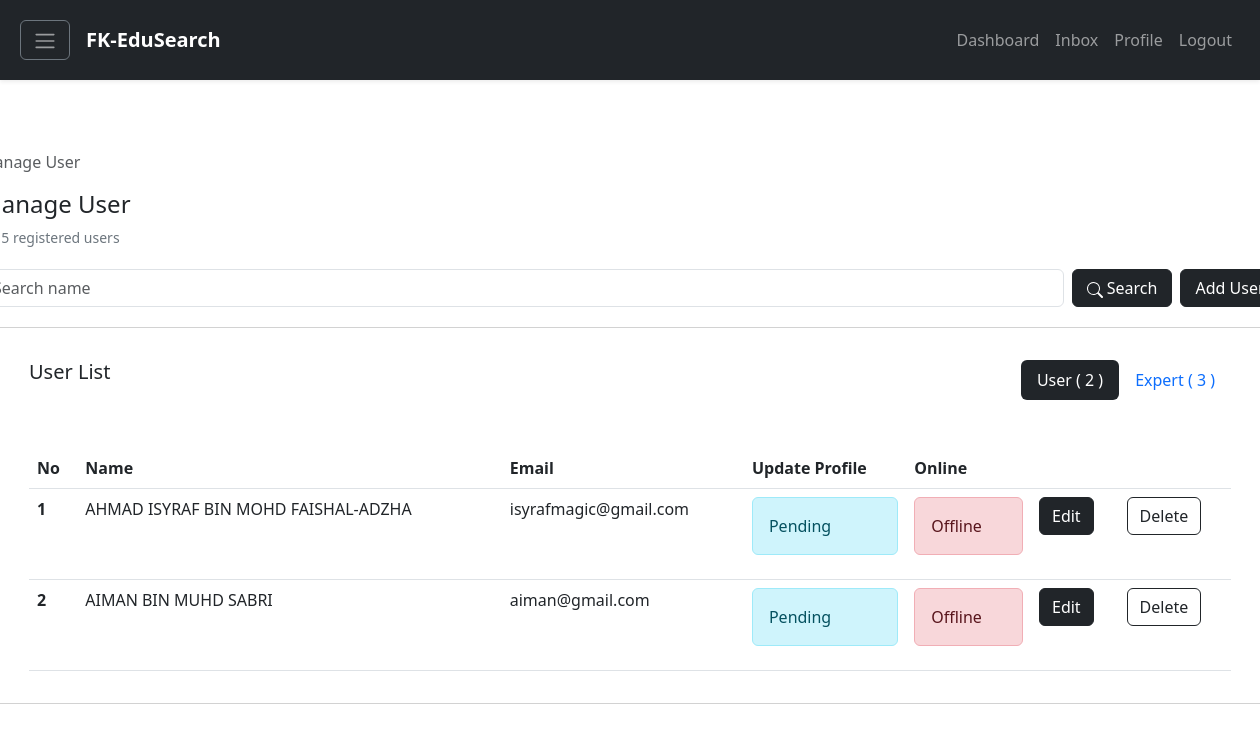
/users.php, run on an earlier commit of the app's database.
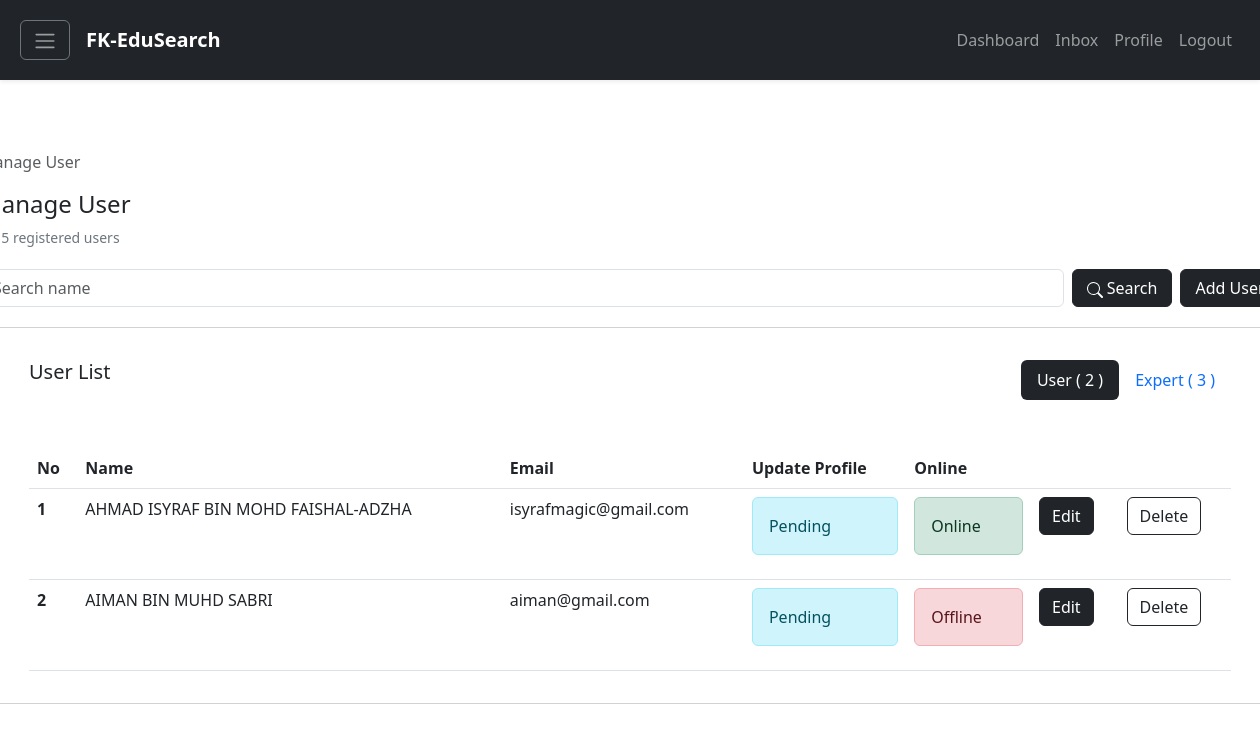
And on a later commit of the database.
### tables this page shows
CREATE TABLE `user` (
  `userid` int NOT NULL,
  `userFullName` varchar(60) NOT NULL,
  `userEmail` varchar(60) NOT NULL,
  `userPassword` varchar(60) NOT NULL,
  `username` varchar(60) NOT NULL,
  `userAcademicStatus` varchar(60) DEFAULT NULL,
  `userUpdateProfileStatus` varchar(60) DEFAULT NULL,
  `userOnlineStatus` varchar(60) DEFAULT NULL
);

### classes/Expert.classes.php (called while the page is built, shortened)
<?php
class Expert extends Connection
{
    public function getTotalExpert() {
        $connection = $this->getConnection();
        $query = "SELECT COUNT(expertid) AS total FROM expert";
        $result = mysqli_query($connection, $query);
        if(!$result) {
            return false;
        } else {
            $row = mysqli_fetch_assoc($result);
            return $row['total'];
        }
    }
}
?>

### classes/ExpertController.classes.php (called while the page is built, shortened)
<?php
class ExpertController extends Expert
{
    public function getTotalExpertController()
    {
        return $this->getTotalExpert();
    }
}
?>

### classes/User.classes.php (called while the page is built, shortened)
<?php
class User extends Connection
{
    public function getAllUser()
    {
        $connection = $this->getConnection();
        $query = "SELECT * FROM user";
        $result = mysqli_query($connection, $query);
        if (!$result) {
            return false;
        } else {
            return $result;
        }
    }
}
?>

### classes/UserController.classes.php (called while the page is built, shortened)
<?php
class UserController extends User
{
    public function getAllUserController()
    {
        return $this->getAllUser();
    }
}
?>

### users.php (the view, shortened to what the changed rows need)
<!DOCTYPE html>
<html lang="en">
<head>
    <link href="https://cdn.jsdelivr.net/npm/bootstrap@5.3.0-alpha3/dist/css/bootstrap.min.css" rel="stylesheet"
>
    <link rel="stylesheet" href="https://cdnjs.cloudflare.com/ajax/libs/animate.css/4.1.1/animate.min.css" />
</head>
<body>
    <?php include "components/navigation.php"; ?>
    <?php include "components/sidebar.php" ?>
    <?php
    $user = new UserController();
    $admin = new AdminController();
    $expert = new ExpertController();
    $type = $_REQUEST['type']? $_REQUEST['type'] : "user";
    $index = 0;
    if ($type == "admin") {
        $result = $admin->getAllAdmin();
        $click_user = false;
        $click_expert = false;
        $click_admin = true;
    } else {
        if (isset($_POST['submitsearch'])) {
            $search = $_REQUEST['search_keyword'];
            $result = $user->searchUserController($search);
        } else {
            $result = $user->getAllUserController();
        }
    }
    $total_expert = $expert->getTotalExpertController();
    ?>
    <div class="d-flex justify-content-center">
        <div>
            <div class="card animate__animated animate__fadeInUp animate__fast" style="">
                <div class="card-body px-5">
                    <table class="table mt-5" style="width: 100%">
                        <thead>
                            <tr>
                                <th scope="col">No</th>
                                <th scope="col">Name</th>
                                <th scope="col">Email</th>
                                <th scope="col">Update Profile</th>
                                <th scope="col">Online</th>
                                <th scope="col"></th>
                                <th scope="col"></th>
                            </tr>
                        </thead>
                        <tbody>
                            <?php
                            if ($type == "expert") {
                                if ($result->num_rows > 0) {
                                    while ($row = $result->fetch_assoc()) {
                                        $expertid = $row['expertid'];
                                        $status = $row['expertAccountStatus'] == "Active" ? "Active" : "Deactive";
                                        $profilestatus;
                                        $classprofilestatus;
                                        $index = $index + 1;
                                        $onlinestatus;
                                        $classonlinestatus;
                                        if ($row['expertUpdateProfileStatus'] == "Accepted") {
                                            $profilestatus = "Accepted";
                                            $classprofilestatus = "alert alert-success";
                                        } else if ($row['expertUpdateProfileStatus'] == "Pending") {
                                            $profilestatus = "Pending";
                                            $classprofilestatus = "alert alert-info";
                                        } else if ($row['expertUpdateProfileStatus'] == "Rejected") {
                                            $profilestatus = "Rejected";
                                            $classprofilestatus = "alert alert-danger";
                                        }
                                        if ($row['expertOnlineStatus'] == "Online") {
                                            $onlinestatus = "Online";
                                            $classonlinestatus = "alert alert-success";
                                        } else if ($row["expertOnlineStatus"] == "Offline") {
                                            $onlinestatus = "Offline";
                                            $classonlinestatus = "alert alert-danger";
                                        }
                                        echo '
                                        <tr>
                                            <th scope="row">' . $index . '</th>
                                            <td>' . $row['expertFullName'] . '</td>
                                            <td>' . $row['expertEmail'] . '</td>
                                            <td>' . $status . '</td>
                                            <td>
                                            <div class="' . $classprofilestatus . '" role="alert">
                                                ' . $profilestatus . '
                                            </div>
                                            </td>
                                            <td>
                                            <div class="' . $classonlinestatus . '">
                                                ' . $onlinestatus . '
                                            <div>
                                            </td>
                                            <td>
                                            <a href="edituser.php?userid=' . $expertid . '&type=expert">
                                                <button type="submit" class="btn btn-dark">Edit</button>
                                            </a>
                                            </td>
                                            <td><button type="button" class="btn btn-outline-dark" data-bs-toggle="modal" data-bs-target="#exampleModal' . $expertid . '">Delete</button></td>
                                        </tr>
                                        <div class="modal fade" id="exampleModal' . $expertid . '" tabindex="-1" aria-labelledby="exampleModalLabel' . $expertid . '" aria-hidden="true">
                                            <div class="modal-dialog">
                                                <div class="modal-content">
                                                <div class="modal-header">
                                                    <h1 class="modal-title fs-5" id="exampleModalLabel' . $expertid . '">Delete user account</h1>
                                                    <button type="button" class="btn-close" data-bs-dismiss="modal" aria-label="Close"></button>
                                                </div>
                                                <div class="modal-body">
                                                    Are you confirm to delete ' . $row['expertFullName'] . ' account?
                                                </div>
                                                <div class="modal-footer">
                                                    <button type="button" class="btn btn-secondary" data-bs-dismiss="modal">Close</button>
                                                    <button type="submit" class="btn btn-danger">Delete</button>
                                                </div>
                                                </div>
                                            </div>
                                        </div>
                                        ';
                                    }
                                }
                            } else {
                                if ($result->num_rows > 0) {
                                    while ($row = $result->fetch_assoc()) {
                                        $userid = $row['userid'];
                                        $index = $index + 1;
                                        if ($row['userUpdateProfileStatus'] == "Accepted") {
                                            $profilestatus = "Accepted";
                                            $classprofilestatus = "alert alert-success";
                                        } else if ($row['userUpdateProfileStatus'] == "Pending") {
                                            $profilestatus = "Pending";
                                            $classprofilestatus = "alert alert-info";
                                        } else if ($row['userUpdateProfileStatus'] == "Rejected") {
                                            $profilestatus = "Rejected";
                                            $classprofilestatus = "alert alert-danger";
                                        }
                                        if ($row['userOnlineStatus'] == "Online") {
                                            $onlinestatus = "Online";
                                            $classonlinestatus = "alert alert-success";
                                        } else if ($row['userOnlineStatus'] == "Offline") {
                                            $onlinestatus = "Offline";
                                            $classonlinestatus = "alert alert-danger";
                                        }
                                        echo '
                                        <tr>
                                            <th scope="row">' . $index . '</th>
                                            <td>' . $row['userFullName'] . '</td>
                                            <td>' . $row['userEmail'] . '</td>
                                            <td>
                                            <div class="' . $classprofilestatus . '" role="alert">
                                                ' . $profilestatus . '
                                            </div>
                                            </td>
                                            <td>
                                            <div class="' . $classonlinestatus . '" >
                                                ' . $onlinestatus . '
                                            </div>
                                            </td>
                                            <td>
                                             <a href="edituser.php?userid=' . $userid . '&type=user">
                                                <button type="submit" class="btn btn-dark" name="edit_button">Edit</button>
                                            </a>
                                            </td>
                                            <td><button type="button" class="btn btn-outline-dark" data-bs-toggle="modal" data-bs-target="#exampleModal' . $userid . '">Delete</button></td>
                                        </tr>
                                        <div class="modal fade" id="exampleModal' . $userid . '" tabindex="-1" aria-labelledby="exampleModalLabel' . $userid . '" aria-hidden="true">
                                                    <h1 class="modal-title fs-5" id="exampleModalLabel' . $userid . '">Delete user account</h1>
                                                    Are you confirm to delete ' . $row['userFullName'] . ' account?
                                                    <input type="hidden" value="' . $userid . '" name="userid" />
                                        </div>
                                        ';
                                    }
                                } else if ($result->num_rows < 0) {
                                    echo "Not found";
                                } else {
                                    echo '
                                    <div class="alert alert-danger mt-3" role="alert">
                                        Opps! seems like there is an error
                                    </div>
                                    ';
                                }
                            }
                            ?>
                        </tbody>
                    </table>
                </div>
            </div>
        </div>
    </div>
</body>
</html>

What changed in the data, as far as the page shows it:
changed user "AHMAD ISYRAF BIN MOHD FAISHAL-ADZHA": userOnlineStatus "Offline" → "Online"
